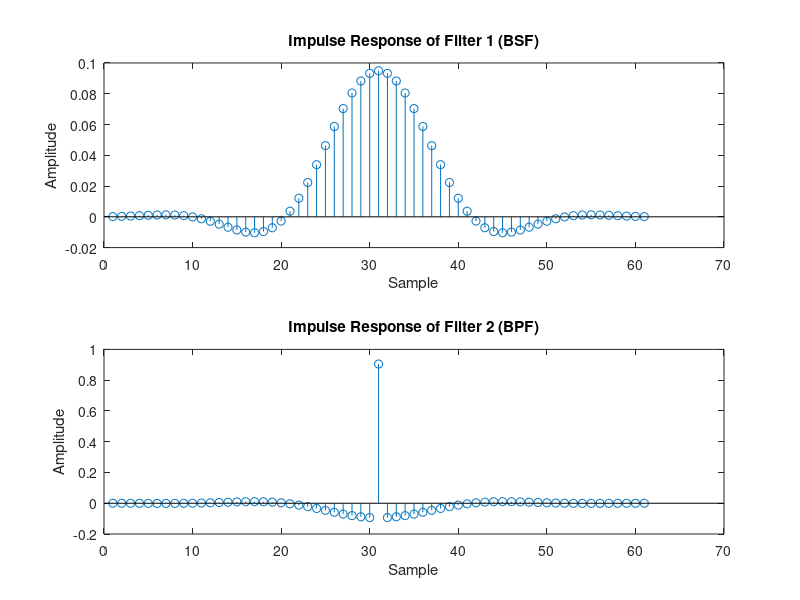
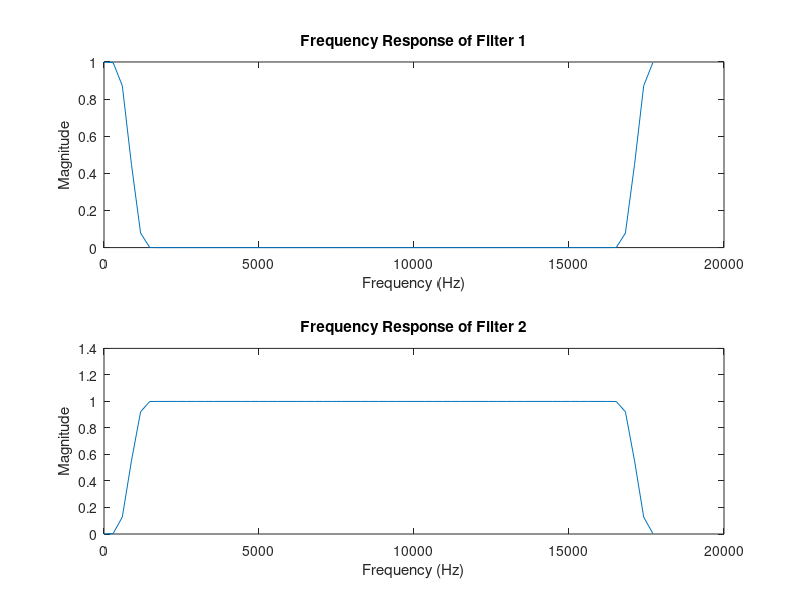

Source code (MATLAB) for these figures, in order: (Note: this script raises an error after producing the figures.)
close all;
clear;
clc;
% Load the signal and filters
sig_x = load('sig_x.mat');
filter_1 = load('filter_1.mat');
filter_2 = load('filter_2.mat');

x = sig_x.x; % Assuming the variable in sig_x.mat is named 'x'
filter_1_varname = fieldnames(filter_1);
filter_2_varname = fieldnames(filter_2);

h1 = filter_1.(filter_1_varname{1}); % Access the first variable in filter_1.mat
h2 = filter_2.(filter_2_varname{1}); % Access the first variable in filter_2.mat

% Plot the impulse response of each filter
figure;
subplot(2,1,1);
stem(h1);
title('Impulse Response of Filter 1 (BSF)');
xlabel('Sample');
ylabel('Amplitude');

subplot(2,1,2);
stem(h2);
title('Impulse Response of Filter 2 (BPF)');
xlabel('Sample');
ylabel('Amplitude');

% Compute and plot the frequency response of each filter
h1_fft = fft(h1);
h2_fft = fft(h2);
freq = (0:length(h1_fft)-1) * (18000 / length(h1_fft));

figure;
subplot(2,1,1);
plot(freq, abs(h1_fft));
title('Frequency Response of Filter 1');
xlabel('Frequency (Hz)');
ylabel('Magnitude');

subplot(2,1,2);
plot(freq, abs(h2_fft));
title('Frequency Response of Filter 2');
xlabel('Frequency (Hz)');
ylabel('Magnitude');

% Reduce the sampling rate by downsampling
downsample_rate = 1; % Adjust as needed
x_downsampled = downsample( x , downsample_rate );

% Compute linear convolution with each filter and count operations
tic;
[y1_linear, mult1, add1] = linear_conv(x, h1);
time_y1_linear = toc;

tic;
[y2_linear, mult2, add2] = linear_conv(x, h2);
time_y2_linear = toc;

% Display results
fprintf('Linear convolution with Filter 1 (BSF) took %.6f seconds.\n', time_y1_linear);
fprintf('Number of multiplications with Filter 1: %d\n', mult1);
fprintf('Number of additions with Filter 1: %d\n', add1);

fprintf('Linear convolution with Filter 2 (BPF) took %.6f seconds.\n', time_y2_linear);
fprintf('Number of multiplications with Filter 2: %d\n', mult2);
fprintf('Number of additions with Filter 2: %d\n', add2);

% Plot the results of linear convolution
figure;
subplot(2,1,1);
plot(y1_linear);
title('Linear Convolution with Filter 1 (BSF)');
xlabel('Sample');
ylabel('Amplitude');

subplot(2,1,2);
plot(y2_linear);
title('Linear Convolution with Filter 2 (BPF)');
xlabel('Sample');
ylabel('Amplitude');

% Optional: Plot a zoomed-in portion of the convolved signals
figure;
subplot(2,1,1);
plot(y1_linear(1000:2000));
title('Linear Convolution with Filter 1 (Zoomed In)');
xlabel('Sample');
ylabel('Amplitude');

subplot(2,1,2);
plot(y2_linear(1000:2000));
title('Linear Convolution with Filter 2 (Zoomed In)');
xlabel('Sample');
ylabel('Amplitude');

% Compute and plot the Fourier Transform of the convolved signals
y1_fft = fft(y1_linear);
y2_fft = fft(y2_linear);

f = (0:length(y1_fft)-1) * (18000 / length(y1_fft) / downsample_rate);

figure;
subplot(2,1,1);
plot(f, abs(y1_fft));
title('Frequency Spectrum of Convolved Signal with Filter 1');
xlabel('Frequency (Hz)');
ylabel('Magnitude');
subplot(2,1,2);
plot(f, abs(y2_fft));
title('Frequency Spectrum of Convolved Signal with Filter 2');
xlabel('Frequency (Hz)');
ylabel('Magnitude');